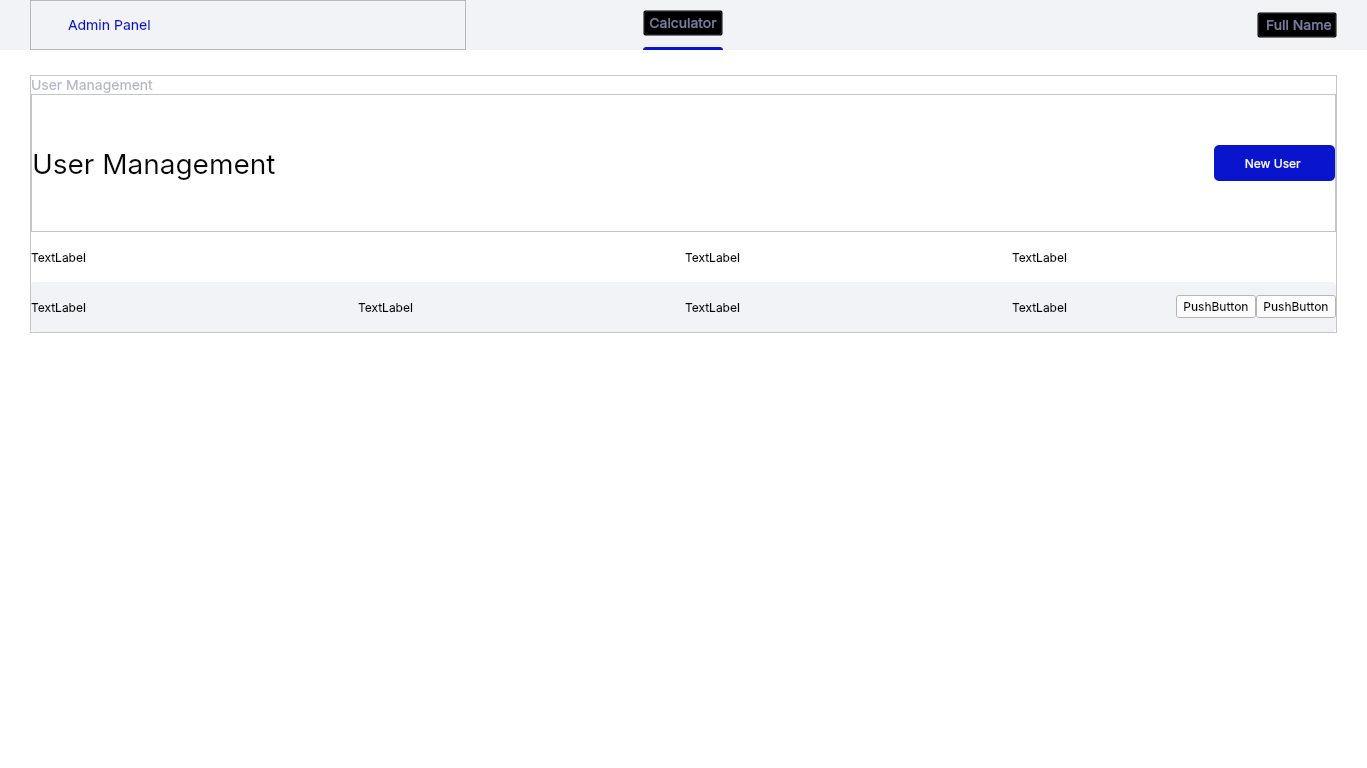
<?xml version="1.0" encoding="UTF-8"?>
<ui version="4.0">
 <class>MainWindow</class>
 <widget class="QMainWindow" name="MainWindow">
  <property name="geometry">
   <rect>
    <x>0</x>
    <y>0</y>
    <width>1367</width>
    <height>768</height>
   </rect>
  </property>
  <property name="minimumSize">
   <size>
    <width>1367</width>
    <height>768</height>
   </size>
  </property>
  <property name="windowTitle">
   <string>MainWindow</string>
  </property>
  <widget class="QWidget" name="centralwidget">
   <property name="styleSheet">
    <string notr="true">font-family: Inter;</string>
   </property>
   <layout class="QVBoxLayout" name="main_layout">
    <property name="spacing">
     <number>0</number>
    </property>
    <property name="leftMargin">
     <number>0</number>
    </property>
    <property name="topMargin">
     <number>0</number>
    </property>
    <property name="rightMargin">
     <number>0</number>
    </property>
    <property name="bottomMargin">
     <number>0</number>
    </property>
    <item>
     <widget class="QFrame" name="top_menu">
      <property name="minimumSize">
       <size>
        <width>0</width>
        <height>50</height>
       </size>
      </property>
      <property name="maximumSize">
       <size>
        <width>16777215</width>
        <height>50</height>
       </size>
      </property>
      <property name="styleSheet">
       <string notr="true">#top_menu {
	background: #F2F3F6;
}

QPushButton {
	background: transparent;
	font-size: 14px;
	color: #757C9F;
}

QPushButton:hover {
	color: #0915CC;
}

QPushButton[selected=true] {
	color: #0915CC;
}</string>
      </property>
      <property name="frameShape">
       <enum>QFrame::NoFrame</enum>
      </property>
      <property name="frameShadow">
       <enum>QFrame::Raised</enum>
      </property>
      <layout class="QHBoxLayout" name="top_menu_layout" stretch="0,0,0">
       <property name="spacing">
        <number>0</number>
       </property>
       <property name="leftMargin">
        <number>30</number>
       </property>
       <property name="topMargin">
        <number>0</number>
       </property>
       <property name="rightMargin">
        <number>30</number>
       </property>
       <property name="bottomMargin">
        <number>0</number>
       </property>
       <item>
        <widget class="QFrame" name="logo_frame">
         <property name="frameShape">
          <enum>QFrame::StyledPanel</enum>
         </property>
         <property name="frameShadow">
          <enum>QFrame::Raised</enum>
         </property>
         <layout class="QHBoxLayout" name="logo_layout">
          <property name="spacing">
           <number>10</number>
          </property>
          <property name="leftMargin">
           <number>0</number>
          </property>
          <property name="topMargin">
           <number>0</number>
          </property>
          <property name="rightMargin">
           <number>0</number>
          </property>
          <property name="bottomMargin">
           <number>0</number>
          </property>
          <item>
           <widget class="QLabel" name="logo_icon">
            <property name="minimumSize">
             <size>
              <width>27</width>
              <height>32</height>
             </size>
            </property>
            <property name="maximumSize">
             <size>
              <width>27</width>
              <height>32</height>
             </size>
            </property>
            <property name="text">
             <string/>
            </property>
            <property name="pixmap">
             <pixmap resource="resources.qrc">:/image/logo@2x.svg</pixmap>
            </property>
            <property name="scaledContents">
             <bool>true</bool>
            </property>
           </widget>
          </item>
          <item>
           <widget class="QLabel" name="logo_text">
            <property name="styleSheet">
             <string notr="true">color: #0915CC;
font-size: 14px;</string>
            </property>
            <property name="text">
             <string>Admin Panel</string>
            </property>
           </widget>
          </item>
         </layout>
        </widget>
       </item>
       <item alignment="Qt::AlignHCenter">
        <widget class="QFrame" name="menu_frame">
         <property name="styleSheet">
          <string notr="true">QLabel {
	background: #0915CC;
	border-top-left-radius: 3px;
	border-top-right-radius: 3px;
}</string>
         </property>
         <property name="frameShape">
          <enum>QFrame::NoFrame</enum>
         </property>
         <property name="frameShadow">
          <enum>QFrame::Raised</enum>
         </property>
         <layout class="QHBoxLayout" name="menu_layout">
          <property name="spacing">
           <number>60</number>
          </property>
          <property name="leftMargin">
           <number>0</number>
          </property>
          <property name="topMargin">
           <number>0</number>
          </property>
          <property name="rightMargin">
           <number>0</number>
          </property>
          <property name="bottomMargin">
           <number>0</number>
          </property>
          <item>
           <widget class="QFrame" name="frame_calculator">
            <property name="frameShape">
             <enum>QFrame::NoFrame</enum>
            </property>
            <property name="frameShadow">
             <enum>QFrame::Raised</enum>
            </property>
            <property name="midLineWidth">
             <number>0</number>
            </property>
            <layout class="QVBoxLayout" name="layout_calculator" stretch="2,0">
             <property name="spacing">
              <number>0</number>
             </property>
             <property name="leftMargin">
              <number>0</number>
             </property>
             <property name="topMargin">
              <number>0</number>
             </property>
             <property name="rightMargin">
              <number>0</number>
             </property>
             <property name="bottomMargin">
              <number>0</number>
             </property>
             <item alignment="Qt::AlignVCenter">
              <widget class="QPushButton" name="button_calculator">
               <property name="styleSheet">
                <string notr="true"/>
               </property>
               <property name="text">
                <string>Calculator</string>
               </property>
              </widget>
             </item>
             <item>
              <widget class="QLabel" name="label_calculator">
               <property name="sizePolicy">
                <sizepolicy hsizetype="Preferred" vsizetype="Preferred">
                 <horstretch>0</horstretch>
                 <verstretch>0</verstretch>
                </sizepolicy>
               </property>
               <property name="minimumSize">
                <size>
                 <width>0</width>
                 <height>3</height>
                </size>
               </property>
               <property name="maximumSize">
                <size>
                 <width>16777215</width>
                 <height>3</height>
                </size>
               </property>
               <property name="contextMenuPolicy">
                <enum>Qt::DefaultContextMenu</enum>
               </property>
               <property name="styleSheet">
                <string notr="true">background: #0915CC;
border-top-left-radius: 3px;
border-top-right-radius: 3px;</string>
               </property>
               <property name="text">
                <string/>
               </property>
               <property name="textInteractionFlags">
                <set>Qt::LinksAccessibleByMouse</set>
               </property>
              </widget>
             </item>
            </layout>
           </widget>
          </item>
         </layout>
        </widget>
       </item>
       <item alignment="Qt::AlignRight">
        <widget class="QPushButton" name="profile_butt">
         <property name="styleSheet">
          <string notr="true"/>
         </property>
         <property name="text">
          <string> Full Name</string>
         </property>
         <property name="icon">
          <iconset>
           <normalon>:/image/account@2x.svg</normalon>
          </iconset>
         </property>
         <property name="iconSize">
          <size>
           <width>20</width>
           <height>20</height>
          </size>
         </property>
        </widget>
       </item>
      </layout>
     </widget>
    </item>
    <item>
     <widget class="QFrame" name="content_frame">
      <property name="styleSheet">
       <string notr="true">background-color: white;</string>
      </property>
      <property name="frameShape">
       <enum>QFrame::NoFrame</enum>
      </property>
      <property name="frameShadow">
       <enum>QFrame::Raised</enum>
      </property>
      <layout class="QHBoxLayout" name="content_layout">
       <property name="spacing">
        <number>0</number>
       </property>
       <property name="leftMargin">
        <number>0</number>
       </property>
       <property name="topMargin">
        <number>0</number>
       </property>
       <property name="rightMargin">
        <number>0</number>
       </property>
       <property name="bottomMargin">
        <number>0</number>
       </property>
       <item>
        <widget class="QStackedWidget" name="pages">
         <property name="layoutDirection">
          <enum>Qt::RightToLeft</enum>
         </property>
         <property name="currentIndex">
          <number>2</number>
         </property>
         <widget class="QWidget" name="calculator_page">
          <layout class="QVBoxLayout" name="verticalLayout_2">
           <item>
            <widget class="QLabel" name="label">
             <property name="font">
              <font>
               <family>Inter</family>
               <pointsize>30</pointsize>
              </font>
             </property>
             <property name="text">
              <string>Calculator</string>
             </property>
             <property name="alignment">
              <set>Qt::AlignCenter</set>
             </property>
            </widget>
           </item>
          </layout>
         </widget>
         <widget class="QWidget" name="profile_page">
          <layout class="QVBoxLayout" name="verticalLayout_3">
           <item>
            <widget class="QLabel" name="label_2">
             <property name="font">
              <font>
               <family>Inter</family>
               <pointsize>30</pointsize>
              </font>
             </property>
             <property name="text">
              <string>Profile</string>
             </property>
             <property name="alignment">
              <set>Qt::AlignCenter</set>
             </property>
            </widget>
           </item>
          </layout>
         </widget>
         <widget class="QWidget" name="user_management_page">
          <layout class="QVBoxLayout" name="user_management_layout">
           <property name="spacing">
            <number>0</number>
           </property>
           <property name="leftMargin">
            <number>30</number>
           </property>
           <property name="topMargin">
            <number>25</number>
           </property>
           <property name="rightMargin">
            <number>30</number>
           </property>
           <property name="bottomMargin">
            <number>33</number>
           </property>
           <item alignment="Qt::AlignTop">
            <widget class="QFrame" name="frame_2">
             <property name="frameShape">
              <enum>QFrame::StyledPanel</enum>
             </property>
             <property name="frameShadow">
              <enum>QFrame::Raised</enum>
             </property>
             <layout class="QVBoxLayout" name="verticalLayout">
              <property name="spacing">
               <number>0</number>
              </property>
              <property name="leftMargin">
               <number>0</number>
              </property>
              <property name="topMargin">
               <number>0</number>
              </property>
              <property name="rightMargin">
               <number>0</number>
              </property>
              <property name="bottomMargin">
               <number>0</number>
              </property>
              <item>
               <widget class="QLabel" name="label_3">
                <property name="font">
                 <font>
                  <family>Inter</family>
                  <pointsize>-1</pointsize>
                 </font>
                </property>
                <property name="styleSheet">
                 <string notr="true">font-size: 14px;
color: #B5B8C7;</string>
                </property>
                <property name="text">
                 <string>User Management</string>
                </property>
                <property name="alignment">
                 <set>Qt::AlignLeading|Qt::AlignLeft|Qt::AlignTop</set>
                </property>
               </widget>
              </item>
              <item>
               <widget class="QFrame" name="frame">
                <property name="frameShape">
                 <enum>QFrame::StyledPanel</enum>
                </property>
                <property name="frameShadow">
                 <enum>QFrame::Raised</enum>
                </property>
                <layout class="QHBoxLayout" name="horizontalLayout">
                 <property name="spacing">
                  <number>0</number>
                 </property>
                 <property name="leftMargin">
                  <number>0</number>
                 </property>
                 <property name="topMargin">
                  <number>50</number>
                 </property>
                 <property name="rightMargin">
                  <number>0</number>
                 </property>
                 <property name="bottomMargin">
                  <number>50</number>
                 </property>
                 <item>
                  <widget class="QPushButton" name="pushButton">
                   <property name="minimumSize">
                    <size>
                     <width>121</width>
                     <height>36</height>
                    </size>
                   </property>
                   <property name="maximumSize">
                    <size>
                     <width>121</width>
                     <height>36</height>
                    </size>
                   </property>
                   <property name="styleSheet">
                    <string notr="true">QPushButton {
	background: #0915CC;
	border-radius: 5px;
	color: #F2F3F6;
}

QPushButton:hover {
	background: rgba(9, 21, 204, 0.8);
}
</string>
                   </property>
                   <property name="text">
                    <string>New User </string>
                   </property>
                   <property name="icon">
                    <iconset>
                     <normalon>:/image/person_add@2x.svg</normalon>
                    </iconset>
                   </property>
                   <property name="iconSize">
                    <size>
                     <width>20</width>
                     <height>15</height>
                    </size>
                   </property>
                  </widget>
                 </item>
                 <item>
                  <widget class="QLabel" name="label_4">
                   <property name="font">
                    <font>
                     <family>Inter</family>
                     <pointsize>-1</pointsize>
                     <weight>50</weight>
                     <bold>false</bold>
                    </font>
                   </property>
                   <property name="styleSheet">
                    <string notr="true">font-size: 28px;
color: #070808;
font-weight: 400;</string>
                   </property>
                   <property name="text">
                    <string>User Management</string>
                   </property>
                   <property name="alignment">
                    <set>Qt::AlignLeading|Qt::AlignLeft|Qt::AlignVCenter</set>
                   </property>
                  </widget>
                 </item>
                </layout>
               </widget>
              </item>
              <item>
               <widget class="QFrame" name="frame_3">
                <property name="minimumSize">
                 <size>
                  <width>0</width>
                  <height>100</height>
                 </size>
                </property>
                <property name="frameShape">
                 <enum>QFrame::NoFrame</enum>
                </property>
                <property name="frameShadow">
                 <enum>QFrame::Raised</enum>
                </property>
                <layout class="QGridLayout" name="gridLayout" columnstretch="0,1,2,4">
                 <property name="leftMargin">
                  <number>0</number>
                 </property>
                 <property name="topMargin">
                  <number>0</number>
                 </property>
                 <property name="rightMargin">
                  <number>0</number>
                 </property>
                 <property name="bottomMargin">
                  <number>0</number>
                 </property>
                 <property name="spacing">
                  <number>0</number>
                 </property>
                 <item row="3" column="3">
                  <widget class="QFrame" name="frame_5">
                   <property name="styleSheet">
                    <string notr="true">background: #F2F3F6;
border-top-left-radius: 4px;
border-bottom-left-radius: 4px;
</string>
                   </property>
                   <property name="frameShape">
                    <enum>QFrame::StyledPanel</enum>
                   </property>
                   <property name="frameShadow">
                    <enum>QFrame::Raised</enum>
                   </property>
                   <layout class="QHBoxLayout" name="horizontalLayout_3">
                    <property name="spacing">
                     <number>0</number>
                    </property>
                    <property name="leftMargin">
                     <number>0</number>
                    </property>
                    <property name="topMargin">
                     <number>0</number>
                    </property>
                    <property name="rightMargin">
                     <number>0</number>
                    </property>
                    <property name="bottomMargin">
                     <number>0</number>
                    </property>
                    <item>
                     <widget class="QLabel" name="label_9">
                      <property name="text">
                       <string>TextLabel</string>
                      </property>
                     </widget>
                    </item>
                    <item>
                     <widget class="QLabel" name="label_12">
                      <property name="text">
                       <string>TextLabel</string>
                      </property>
                     </widget>
                    </item>
                   </layout>
                   <zorder>label_12</zorder>
                   <zorder>label_9</zorder>
                  </widget>
                 </item>
                 <item row="3" column="2">
                  <widget class="QLabel" name="label_10">
                   <property name="styleSheet">
                    <string notr="true">background: #F2F3F6;</string>
                   </property>
                   <property name="text">
                    <string>TextLabel</string>
                   </property>
                  </widget>
                 </item>
                 <item row="3" column="0">
                  <widget class="QFrame" name="frame_4">
                   <property name="styleSheet">
                    <string notr="true">QFrame {
	background: #F2F3F6;
	border-top-right-radius: 4px;
	border-bottom-right-radius: 4px;
}</string>
                   </property>
                   <property name="frameShape">
                    <enum>QFrame::StyledPanel</enum>
                   </property>
                   <property name="frameShadow">
                    <enum>QFrame::Raised</enum>
                   </property>
                   <layout class="QHBoxLayout" name="horizontalLayout_2">
                    <property name="spacing">
                     <number>0</number>
                    </property>
                    <property name="leftMargin">
                     <number>0</number>
                    </property>
                    <property name="topMargin">
                     <number>0</number>
                    </property>
                    <property name="rightMargin">
                     <number>0</number>
                    </property>
                    <property name="bottomMargin">
                     <number>0</number>
                    </property>
                    <item>
                     <widget class="QPushButton" name="pushButton_2">
                      <property name="text">
                       <string>PushButton</string>
                      </property>
                     </widget>
                    </item>
                    <item>
                     <widget class="QPushButton" name="pushButton_3">
                      <property name="text">
                       <string>PushButton</string>
                      </property>
                     </widget>
                    </item>
                   </layout>
                  </widget>
                 </item>
                 <item row="2" column="0">
                  <widget class="QLabel" name="label_8">
                   <property name="text">
                    <string/>
                   </property>
                  </widget>
                 </item>
                 <item row="3" column="1">
                  <widget class="QLabel" name="label_11">
                   <property name="styleSheet">
                    <string notr="true">background: #F2F3F6;</string>
                   </property>
                   <property name="text">
                    <string>TextLabel</string>
                   </property>
                  </widget>
                 </item>
                 <item row="2" column="3">
                  <widget class="QLabel" name="label_5">
                   <property name="text">
                    <string>TextLabel</string>
                   </property>
                  </widget>
                 </item>
                 <item row="2" column="2">
                  <widget class="QLabel" name="label_6">
                   <property name="text">
                    <string>TextLabel</string>
                   </property>
                  </widget>
                 </item>
                 <item row="2" column="1">
                  <widget class="QLabel" name="label_7">
                   <property name="text">
                    <string>TextLabel</string>
                   </property>
                  </widget>
                 </item>
                </layout>
               </widget>
              </item>
             </layout>
            </widget>
           </item>
          </layout>
         </widget>
        </widget>
       </item>
      </layout>
     </widget>
    </item>
   </layout>
  </widget>
 </widget>
 <resources>
  <include location="resources.qrc"/>
 </resources>
 <connections/>
</ui>
